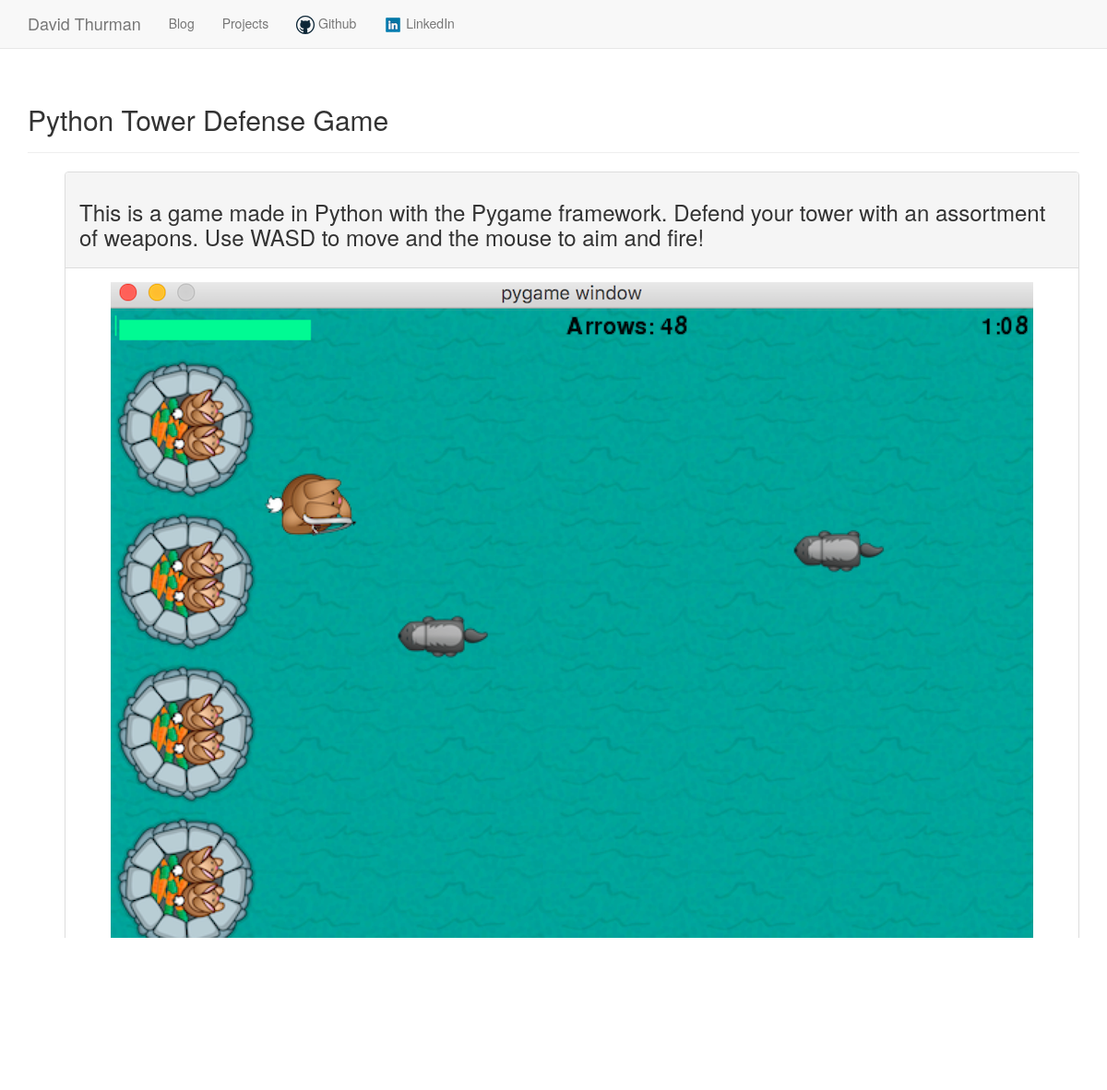
The app's page /projects/16/ with its own data.
### blog/models.py (models this page shows, shortened)
class Project(models.Model):
	title = models.TextField(default="Title")
	text = models.TextField()
	date_added = models.DateTimeField(auto_now_add = True)
	def __str__(self):
		return self.title

class Picture(models.Model):
	project = models.ForeignKey(Project)
	url = models.TextField()
	title = models.TextField()

### blog/views.py (the view)
# urls.py: url(r'^projects/(?P<project_id>\d+)/$', views.project, name = 'project'),
def project(request, project_id):
	project = Project.objects.get(id = project_id)
	pictures = project.picture_set.order_by('id')
	context = {'pictures': pictures, 'project': project}
	return render(request, 'blog/project.html', context)

### blog/templates/blog/project.html (shortened to what this page needs)
{% extends 'blog/base.html' %}
{% load staticfiles %}
{% block header %}
	<link rel="stylesheet" href="{% static 'css/index.css' %}">
	<h2>{{ project }}</h2>
{% endblock header %}
{% block content %}
	<ul>
			<div class="panel panel-default">
				<div class="panel-heading">
					<h3>
						{{ project.text }}
					</h3>
				</div>
				<div class="panel-body">
					{% for x in pictures %}
						<img class="projectPic" src="{% static x.url %}"/>
						<h3 class="projectTitle">{{ x.title }}</h3>
					{% endfor %}
				</div>
			</div>
	</ul>
{% endblock content %}

### blog/static/css/index.css (style rules this page uses)
img.projectPic { display: block; margin: auto; }
h3.projectTitle { text-align: center; }
html { background: url(images/background.jpg) no-repeat center center fixed; -webkit-background-size: cover; -moz-background-size: cover; -o-background-size: cover; background-size: cover; }

### records on screen
Project: title "Python Tower Defense Game", text "This is a game made in Python with the Pygame framework. Defend your tower with an assortment of weapons. Use WASD to move and the mouse to aim and fire!"
Picture: url (picture)
